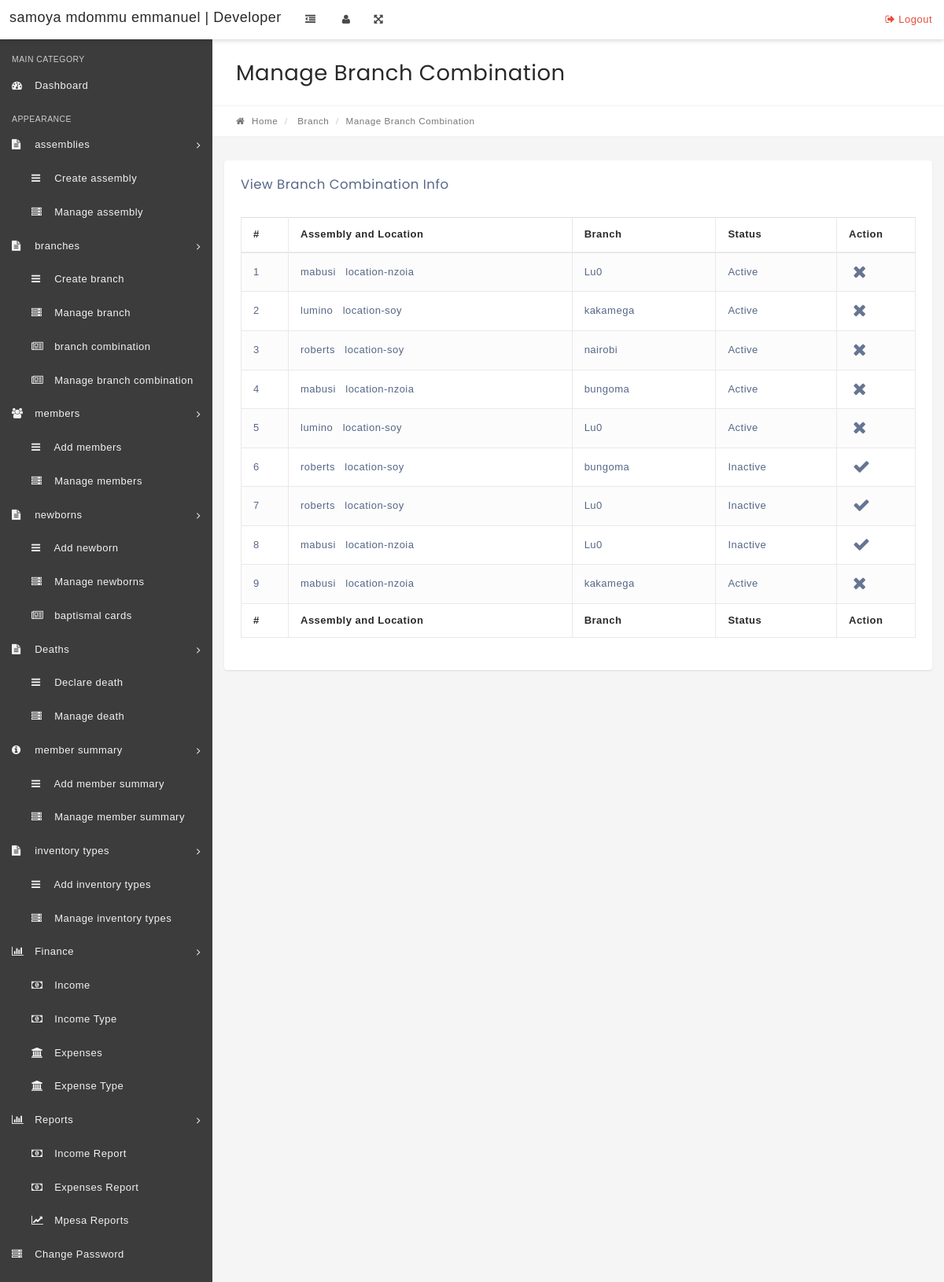
Page /manage-branchcombination.php on the committed database.
### tables this page shows
CREATE TABLE `branchcombination` (
  `id` int(11) NOT NULL,
  `assemblyId` int(11) NOT NULL,
  `branchId` int(11) NOT NULL,
  `status` int(1) DEFAULT NULL,
  `CreationDate` timestamp NOT NULL DEFAULT CURRENT_TIMESTAMP,
  `Updationdate` timestamp NOT NULL DEFAULT CURRENT_TIMESTAMP
);

CREATE TABLE `assembly` (
  `id` int(11) NOT NULL,
  `name` varchar(80) DEFAULT NULL,
  `nameNumeric` int(4) NOT NULL,
  `location` varchar(5) NOT NULL,
  `CreationDate` timestamp NOT NULL DEFAULT CURRENT_TIMESTAMP,
  `UpdationDate` timestamp NOT NULL DEFAULT '0000-00-00 00:00:00' ON UPDATE CURRENT_TIMESTAMP
);

CREATE TABLE `branch` (
  `id` int(11) NOT NULL,
  `branchName` varchar(100) NOT NULL,
  `branchCode` varchar(100) NOT NULL,
  `Creationdate` timestamp NOT NULL DEFAULT CURRENT_TIMESTAMP,
  `UpdationDate` timestamp NOT NULL DEFAULT '0000-00-00 00:00:00' ON UPDATE CURRENT_TIMESTAMP
);

### manage-branchcombination.php (the view, shortened to what this page needs)
<?php
include('includes/config.php');
if(strlen($_SESSION['alogin'])=="")
    {
    header("Location: index.php");
    }
    else{
?>
<!DOCTYPE html>
<html lang="en">
    <head>
        <link rel="stylesheet" href="css/bootstrap.min.css" media="screen" >
        <link rel="stylesheet" href="css/font-awesome.min.css" media="screen" >
        <link rel="stylesheet" href="css/animate-css/animate.min.css" media="screen" >
        <link rel="stylesheet" href="css/lobipanel/lobipanel.min.css" media="screen" >
        <link rel="stylesheet" href="css/prism/prism.css" media="screen" >
        <link rel="stylesheet" type="text/css" href="js/DataTables/datatables.min.css"/>
        <link rel="stylesheet" href="css/main.css" media="screen" >
    </head>
    <body class="top-navbar-fixed">
        <div class="main-wrapper">
   <?php include('includes/topbar.php');?>
            <div class="content-wrapper">
                <div class="content-container">
<?php include('includes/leftbar.php');?>
                    <div class="main-page">
                        <div class="container-fluid">
                            <div class="row page-title-div">
                                <div class="col-md-6">
                                    <h2 class="title">Manage Branch Combination</h2>
                                </div>
                            </div>
                            <div class="row breadcrumb-div">
                                <div class="col-md-6">
                                    <ul class="breadcrumb">
                                        <li><a href="dashboard.php"><i class="fa fa-home"></i> Home</a></li>
                                        <li> Branch</li>
                                        <li class="active">Manage Branch Combination</li>
                                    </ul>
                                </div>
                            </div>
                        </div>
                        <section class="section">
                            <div class="container-fluid">
                                <div class="row">
                                    <div class="col-md-12">
                                        <div class="panel">
                                            <div class="panel-heading">
                                                <div class="panel-title">
                                                    <h5>View Branch Combination Info</h5>
                                                </div>
                                            </div>
                                            <div class="panel-body p-20">
                                                <table id="example" class="display table table-striped table-bordered" cellspacing="0" width="100%">
                                                    <thead>
                                                        <tr>
                                                            <th>#</th>
                                                            <th>Assembly and Location</th>
                                                            <th>Branch </th>
                                                            <th>Status</th>
                                                            <th>Action</th>
                                                        </tr>
                                                    </thead>
                                                    <tfoot>
                                                        <tr>
                                                            <th>#</th>
                                                            <th>Assembly and Location</th>
                                                            <th>Branch </th>
                                                            <th>Status</th>
                                                            <th>Action</th>
                                                        </tr>
                                                    </tfoot>
                                                    <tbody>
<?php $sql = "SELECT assembly.name,assembly.location,branch.branchName,branchcombination.id as scid,branchcombination.status from branchcombination join assembly on assembly.id=branchcombination.assemblyId  join branch on branch.id=branchcombination.branchId";
$query = $dbh->prepare($sql);
$query->execute();
$results=$query->fetchAll(PDO::FETCH_OBJ);
$cnt=1;
if($query->rowCount() > 0)
{
foreach($results as $result)
{   ?>
<tr>
 <td><?php echo htmlentities($cnt);?></td>
                                                            <td><?php echo htmlentities($result->name);?> &nbsp; location-<?php echo htmlentities($result->location);?></td>
                                                            <td><?php echo htmlentities($result->branchName);?></td>
                                                             <td><?php $stts=$result->status;
if($stts=='0')
{
    echo htmlentities('Inactive');
}
else
{
    echo htmlentities('Active');
}
                                                             ?></td>
<td>
<?php if($stts=='0')
{ ?>
<a href="manage-branchcombination.php?acid=<?php echo htmlentities($result->scid);?>" onclick="confirm('do you really want to ativate this branch');"><i class="fa fa-check" title="Acticvate Record"></i> </a><?php } else {?>
<a href="manage-branchcombination.php?did=<?php echo htmlentities($result->scid);?>" onclick="confirm('do you really want to deativate this branch');"><i class="fa fa-times" title="Deactivate Record"></i> </a>
<?php }?>
</td>
</tr>
<?php $cnt=$cnt+1;}} ?>
                                                    </tbody>
                                                </table>
                                            </div>
                                        </div>
                                    </div>
                                                </div>
                                            </div>
                                        </div>
                                    </div>
                                </div>
                            </div>
    </body>
</html>
<?php } ?>

### rows in the picture
branchcombination: assemblyId.name "mabusi", assemblyId.location "nzoia", branchId.branchName "Lu0"
branchcombination: assemblyId.name "lumino", assemblyId.location "soy", branchId.branchName "kakamega"
branchcombination: assemblyId.name "roberts", assemblyId.location "soy", branchId.branchName "nairobi"
branchcombination: assemblyId.name "mabusi", assemblyId.location "nzoia", branchId.branchName "bungoma"
branchcombination: assemblyId.name "lumino", assemblyId.location "soy", branchId.branchName "Lu0"
branchcombination: assemblyId.name "roberts", assemblyId.location "soy", branchId.branchName "bungoma"
branchcombination: assemblyId.name "roberts", assemblyId.location "soy", branchId.branchName "Lu0"
branchcombination: assemblyId.name "mabusi", assemblyId.location "nzoia", branchId.branchName "Lu0"
branchcombination: assemblyId.name "mabusi", assemblyId.location "nzoia", branchId.branchName "kakamega"
